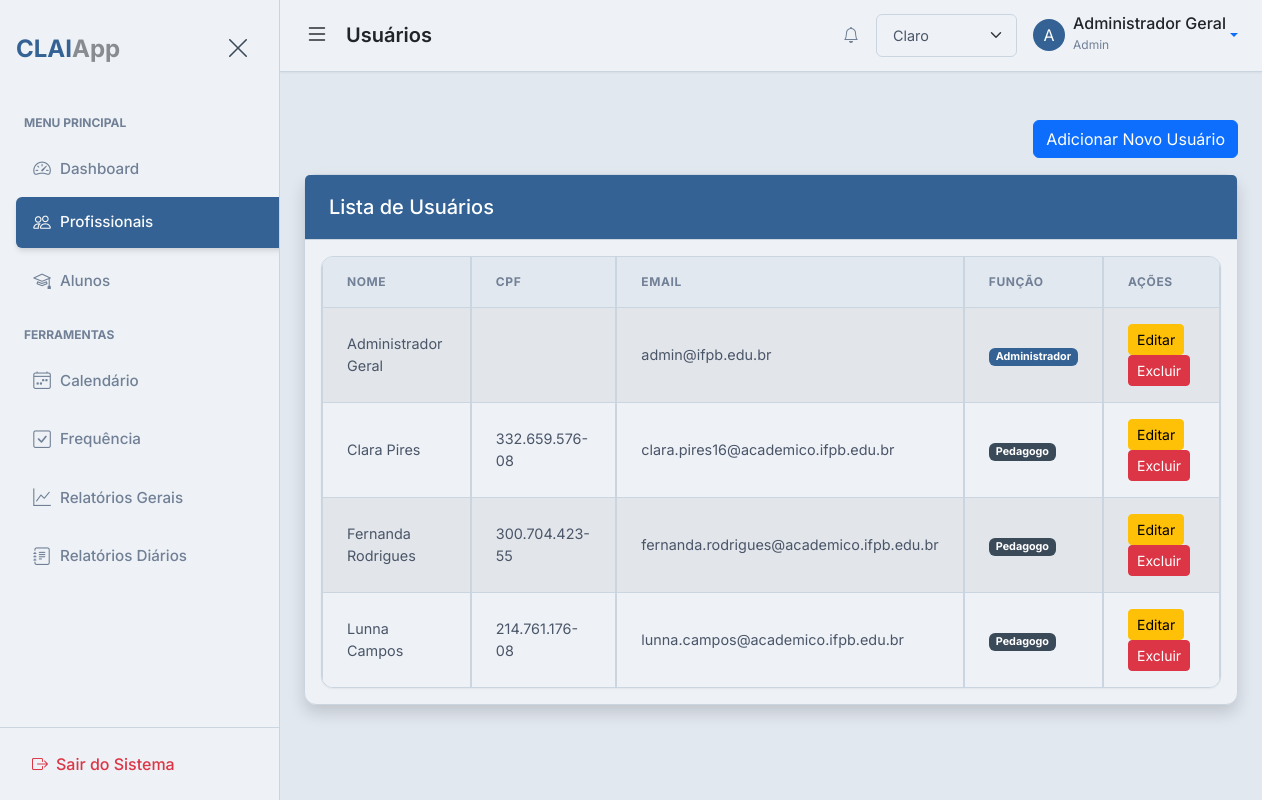
Page /admin/users (signed in) on the committed database.
### app/models.py (models this page shows, shortened)
class BaseModel(Model):
    class Meta:
        database = db

class User(UserMixin, BaseModel):
    username = CharField(unique=True)
    email = CharField(unique=True)
    password = CharField()
    name = CharField()
    profile_picture = CharField(default='default_profile.png')
    role = CharField(default='pedagogue')  # 'admin', 'pedagogue'
    class Meta:
        table_name = 'users'

### app/routes.py (the view)
@bp.route('/admin/users')
@login_required
@admin_required
def list_users():
    page = request.args.get('page', 1, type=int)
    per_page = Config.PAGINATION_PER_PAGE
    users_query = User.select().order_by(User.name)
    total_users = users_query.count()
    total_pages = (total_users + per_page - 1) // per_page
    users = users_query.paginate(page, per_page)
    paginator = {
        'page': page,
        'total_pages': total_pages,
        'route': 'main.list_users',
        'args': {}
    }
    role_map = {
        'admin': 'Administrador',
        'pedagogue': 'Pedagogo'
    }
    return render_template('users/list_users.html', title='Gerenciar Usuários', users=users, paginator=paginator, role_map=role_map)

### app/routes.py (called while the page is built)
@bp.app_template_filter('format_cpf')
def format_cpf_filter(cpf_raw):
    if not cpf_raw:
        return ""
    cpf = ''.join(filter(str.isdigit, cpf_raw))
    if len(cpf) == 11:
        return f"{cpf[0:3]}.{cpf[3:6]}.{cpf[6:9]}-{cpf[9:11]}"
    return cpf # Return original if not 11 digits

def admin_required(f):
    @wraps(f)
    def decorated_function(*args, **kwargs):
        if not current_user.is_authenticated or current_user.role != 'admin':
            flash('Você não tem permissão para acessar esta página.', 'danger')
            return redirect(url_for('main.dashboard'))
        return f(*args, **kwargs)
    return decorated_function

### app/templates/users/list_users.html (shortened to what this page needs)
{% extends "base.html" %}
{% block page_heading %}Usuários{% endblock %}
{% block content %}
<div class="row my-4">
    <div class="col-md-12">
        <div class="d-flex justify-content-end mb-3">
            <a href="{{ url_for('main.add_user') }}" class="btn btn-primary">Adicionar Novo Usuário</a>
        </div>
        <div class="card shadow mb-4">
            <div class="card-header bg-primary text-white">
                <h5 class="mb-0">Lista de Usuários</h5>
            </div>
            <div class="card-body">
                <div class="table-responsive">
                    <table class="table table-striped table-bordered">
                        <thead>
                            <tr>
                                <th scope="col">Nome</th>
                                <th scope="col">CPF</th>
                                <th scope="col">Email</th>
                                <th scope="col">Função</th>
                                <th scope="col">Ações</th>
                            </tr>
                        </thead>
                        <tbody>
                            {% for user in users %}
                            <tr>
                                <td>{{ user.name }}</td>
                                <td>{{ user.username | format_cpf }}</td>
                                <td>{{ user.email }}</td>
                                <td>
                                    <span class="badge bg-{{ 'primary' if user.role == 'admin' else 'secondary' }}">
                                        {{ role_map.get(user.role, user.role) }}
                                    </span>
                                </td>
                                <td>
                                    <a href="{{ url_for('main.edit_user', user_id=user.id) }}" class="btn btn-warning btn-sm">Editar</a>
                                    <form action="{{ url_for('main.delete_user', user_id=user.id) }}" method="POST" style="display:inline;">
                                        <button type="submit" class="btn btn-danger btn-sm" onclick="return confirm('Tem certeza que deseja excluir este usuário?')">Excluir</button>
                                    </form>
                                </td>
                            </tr>
                            {% else %}
                            <tr>
                                <td colspan="5">Nenhum usuário cadastrado.</td>
                            </tr>
                            {% endfor %}
                        </tbody>
                    </table>
                </div>
            </div>
        </div>
    </div>
</div>
{% endblock %}

### app/templates/base.html (shortened to what this page needs)
{% from "macros/pagination_macros.html" import render_pagination %}
<!DOCTYPE html>
<html lang="pt-br" data-bs-theme="light"{% block html_attribs %}{% endblock %}>
<head>
    <link href="https://cdn.jsdelivr.net/npm/bootstrap@5.3.8/dist/css/bootstrap.min.css" rel="stylesheet"
>
    <link rel="stylesheet" href="https://cdn.jsdelivr.net/npm/bootstrap-icons@1.11.1/font/bootstrap-icons.css">
    <link href='https://cdn.jsdelivr.net/npm/fullcalendar@6.1.19/main.min.css' rel='stylesheet' />
    <link rel="stylesheet" href="https://cdnjs.cloudflare.com/ajax/libs/font-awesome/6.5.1/css/all.min.css" />
    <link rel="stylesheet" href="{{ url_for('static', filename='css/style.css') }}">
    <link rel="stylesheet" href="{{ url_for('static', filename='css/print.css') }}" media="print">
    <link rel="stylesheet" href="https://cdn.jsdelivr.net/npm/pace-js@latest/pace-theme-default.min.css">
    <link rel="stylesheet" href="https://cdnjs.cloudflare.com/ajax/libs/animate.css/4.1.1/animate.min.css"/>
</head>
<body class="d-flex" id="wrapper"{% block body_attribs %}{% endblock %}>
    {% block body %}
    <div id="sidebar-wrapper">
        <div class="sidebar-heading d-flex justify-content-between align-items-center py-4 px-3">
            <div class="fw-bold fs-4 text-primary tracking-tight">
                {{ config.APP_BASE_NAME }}<span class="text-body text-opacity-50">{{ config.APP_SUFFIX }}</span>
            </div>
            <button class="btn btn-link text-secondary" id="sidebar-close">
                <i class="bi bi-x-lg fs-4"></i>
            </button>
        </div>
        <div class="list-group list-group-flush my-3">
            <small class="text-uppercase text-muted fw-bold px-4 mb-2" style="font-size: 0.75rem;">Menu
                Principal</small>
            <a href="{{ url_for('main.dashboard') }}"
                class="list-group-item list-group-item-action {% if request.endpoint == 'main.dashboard' %}active{% endif %}">
                <i class="bi bi-speedometer2 me-2"></i>Dashboard
            </a>
            {% if current_user.is_authenticated and current_user.role == 'admin' %}
            <a href="{{ url_for('main.list_users') }}"
                class="list-group-item list-group-item-action {% if request.endpoint == 'main.list_users' %}active{% endif %}">
                <i class="bi bi-people me-2"></i>Profissionais
            </a>
            {% endif %}
            <a href="{{ url_for('main.list_students') }}"
                class="list-group-item list-group-item-action {% if request.endpoint == 'main.list_students' %}active{% endif %}">
                <i class="bi bi-mortarboard me-2"></i>Alunos
            </a>
            <small class="text-uppercase text-muted fw-bold px-4 mb-2 mt-3"
                style="font-size: 0.75rem;">Ferramentas</small>
            <a href="{{ url_for('main.calendar') }}"
                class="list-group-item list-group-item-action {% if request.endpoint == 'main.calendar' %}active{% endif %}">
                <i class="bi bi-calendar4-week me-2"></i>Calendário
            </a>
            <a href="{{ url_for('main.mark_attendance') }}"
                class="list-group-item list-group-item-action {% if request.endpoint == 'main.mark_attendance' %}active{% endif %}">
                <i class="bi bi-check-square me-2"></i>Frequência
            </a>
            <a href="{{ url_for('main.list_general_reports') }}"
                class="list-group-item list-group-item-action {% if request.endpoint == 'main.list_general_reports' %}active{% endif %}">
                <i class="bi bi-graph-up me-2"></i>Relatórios Gerais
            </a>
            <a href="{{ url_for('main.list_daily_reports') }}"
                class="list-group-item list-group-item-action {% if 'daily_report' in request.endpoint %}active{% endif %}">
                <i class="bi bi-journal-text me-2"></i>Relatórios Diários
            </a>
        </div>
        <div class="mt-auto p-3 border-top">
            <a href="{{ url_for('main.logout') }}"
                class="d-flex align-items-center text-decoration-none text-danger px-3 py-2 rounded hover-bg-light">
                <i class="bi bi-box-arrow-right me-2"></i>
                <span class="fw-medium">Sair do Sistema</span>
            </a>
        </div>
    </div>
    <div id="page-content-wrapper">
        <nav class="navbar navbar-expand-lg main-navbar px-4">
            <div class="d-flex align-items-center w-100">
                <button class="btn btn-link text-body p-0 me-3" id="menu-toggle">
                    <i class="bi bi-list fs-4"></i>
                </button>
                <h1 class="h5 m-0 fw-semibold text-body">{% block page_heading %}Visão Geral{% endblock %}</h1>
                <div class="ms-auto d-flex align-items-center gap-3">
                    {% if current_user.is_authenticated %}
                    <a href="{{ url_for('main.list_notifications') }}" class="btn btn-link text-body-secondary p-0 position-relative" title="Notificações">
                        <i class="bi bi-bell"></i>
                    </a>
                    {% endif %}
                    <div class="dropdown">
                        <select id="theme-select" class="form-select form-select-sm" aria-label="Selecionar Tema">
                            <option value="light">Claro</option>
                        </select>
                    </div>
                    <div class="dropdown">
                        <a class="d-flex align-items-center text-decoration-none dropdown-toggle" href="#" role="button"
                            data-bs-toggle="dropdown" aria-expanded="false">
                            <div class="avatar bg-primary text-white rounded-circle d-flex align-items-center justify-content-center me-2"
                                style="width: 32px; height: 32px;">
                                {% if current_user.is_authenticated %}
                                {{ current_user.name[0] | upper }}
                                {% else %}
                                <i class="bi bi-person"></i>
                                {% endif %}
                            </div>
                            <div class="d-none d-md-block">
                                {% if current_user.is_authenticated %}
                                <span class="fw-medium text-body d-block" style="line-height: 1;">{{
                                    current_user.name }}</span>
                                <small class="text-muted" style="font-size: 0.75rem;">{{ current_user.role |
                                    capitalize }}</small>
                                {% else %}
                                <span class="fw-medium text-body d-block" style="line-height: 1;">Convidado</span>
                                <small class="text-muted" style="font-size: 0.75rem;">Não Autenticado</small>
                                {% endif %}
                            </div>
                        </a>
                    </div>
                </div>
            </div>
        </nav>
        <main class="container-fluid px-4 py-4 animate__animated animate__fadeIn">
            {% block content %}{% endblock %}
        </main>
    </div>
    {% endblock %}
</body>
</html>

### rows in the picture
User: name "A", name "Administrador Geral", role "Admin", email "admin@ifpb.edu.br", get "Administrador"
User: name "Clara Pires", username "332.659.576-08", email "clara.pires16@academico.ifpb.edu.br", get "Pedagogo"
User: name "Fernanda Rodrigues", username "300.704.423-55", email "fernanda.rodrigues@academico.ifpb.edu.br", get "Pedagogo"
User: name "Lunna Campos", username "214.761.176-08", email "lunna.campos@academico.ifpb.edu.br", get "Pedagogo"

### other values in the picture
{{ config.APP_BASE_NAME }} "CLAI"
{{ config.APP_SUFFIX }} "App"
